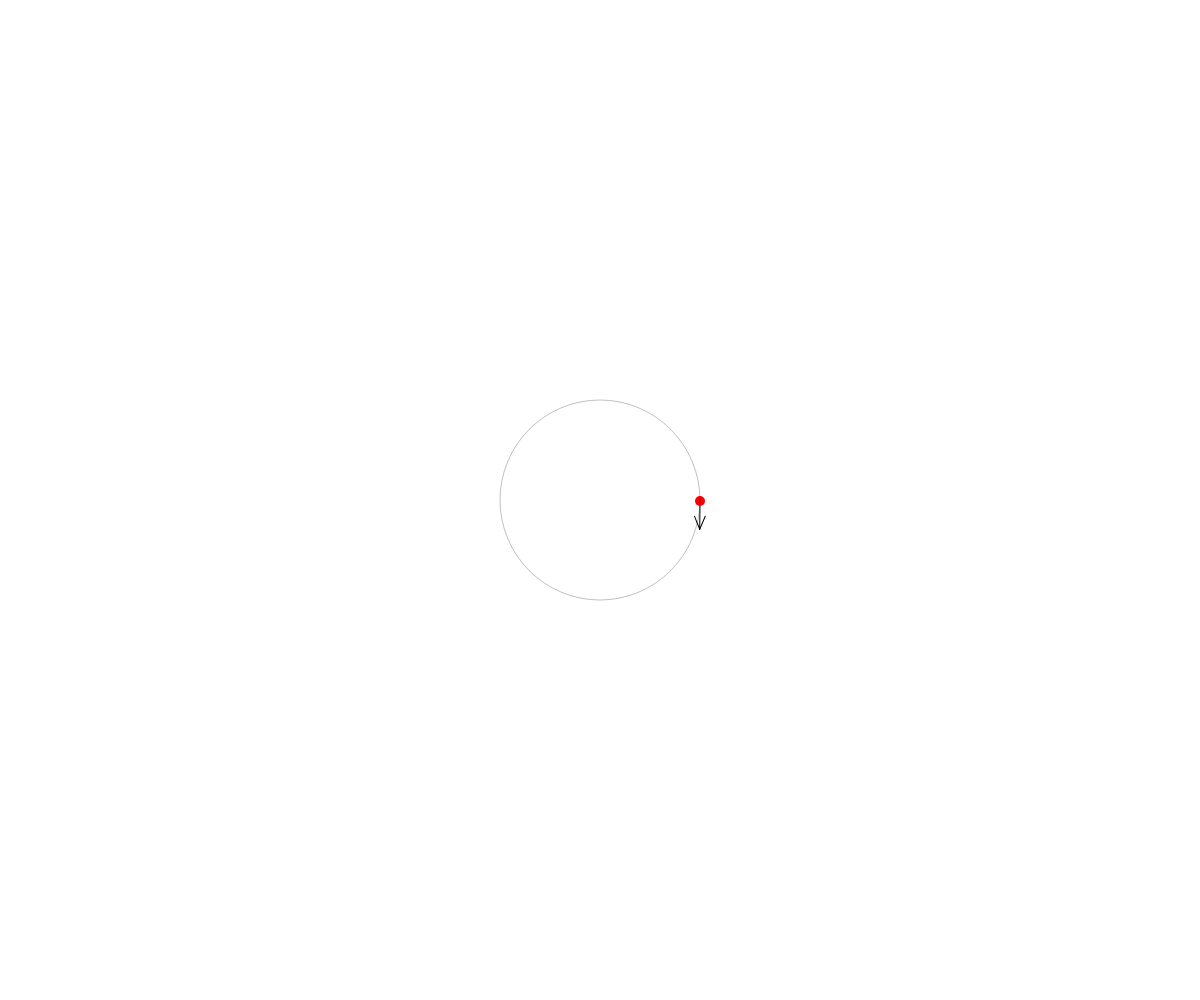
Frame 1 (no input)
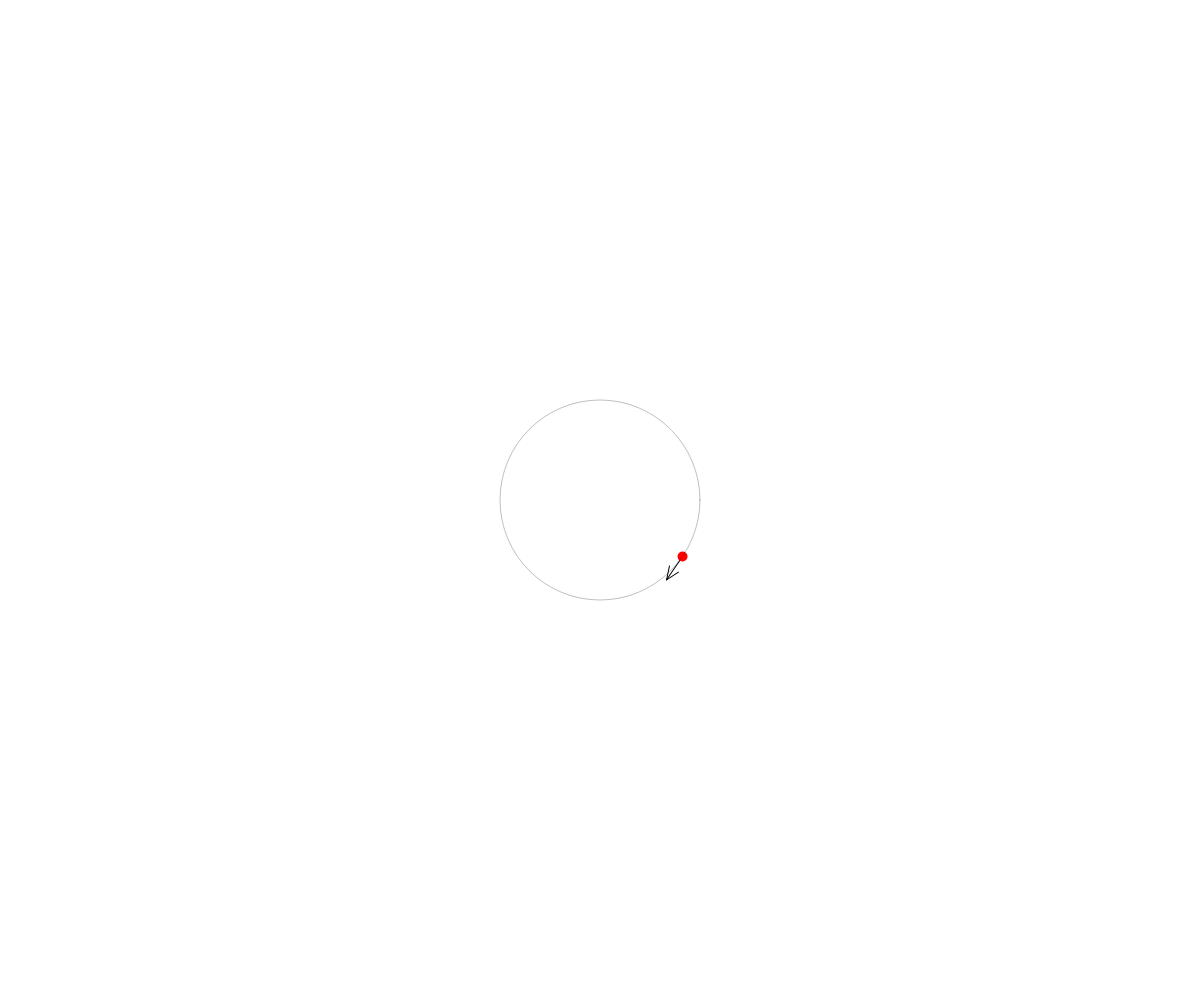
Frame 60 (no input)
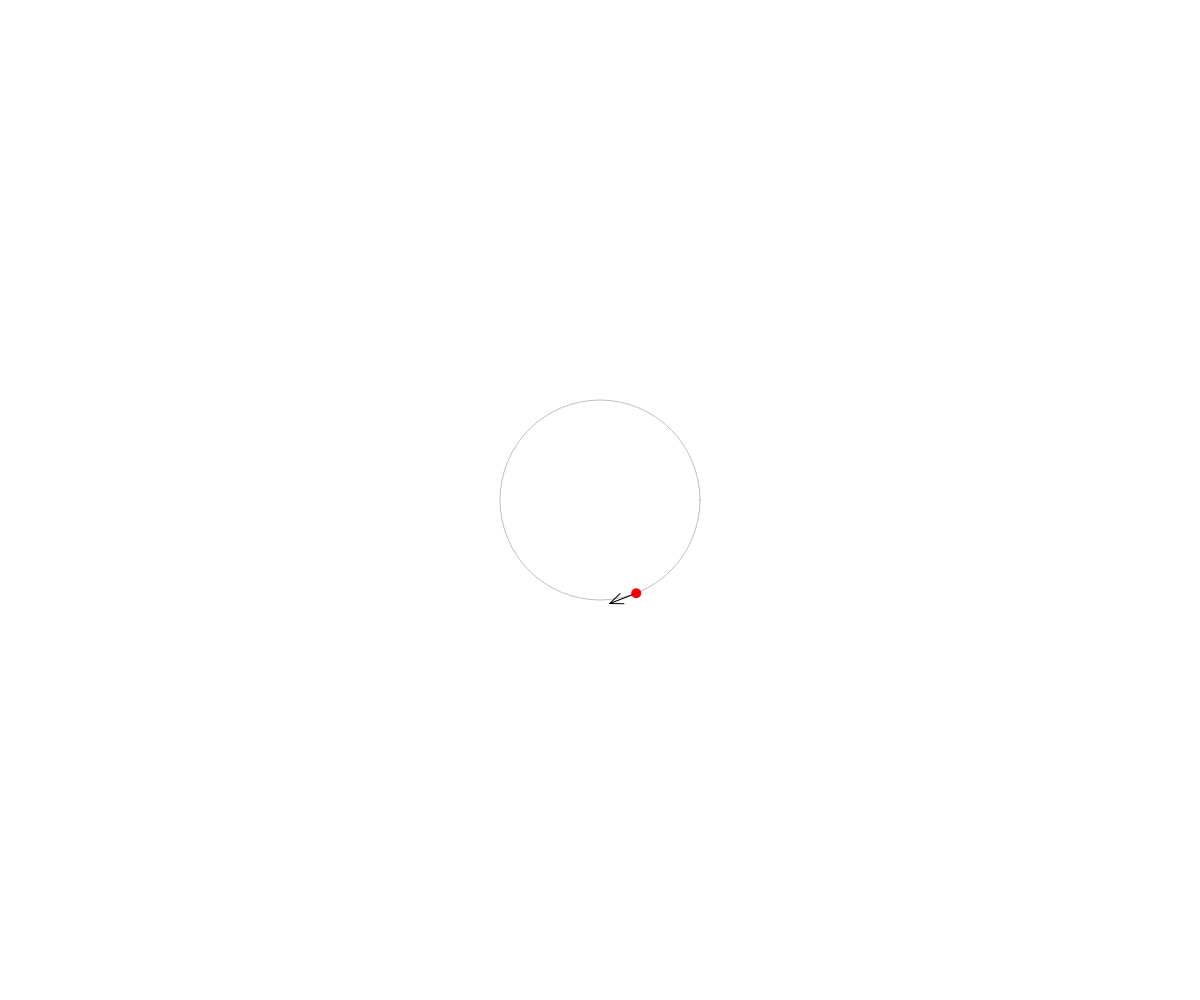
Frame 120 (the mouse pressed at the canvas centre since frame 60)

The p5.js sketch that drew these frames (run headless with seeded random() and noise() and a simulated clock; from frame 60 on, the mouse is pressed at the canvas centre):

// p5.js sketch
// ── sketch.js
/* Mimi Yin, NYU-ITP
Visualizing how direction is constantly
changing as you move around a circle.
*/
let x, y, r, centerX, centerY;

function setup() {
  createCanvas(windowWidth, windowHeight);
  centerX = width/2;
  centerY = height/2;
  r = 100;
  noStroke();
}

function draw() {
  background(255);

  //Move
  x = (cos(frameCount*0.01)*r) + centerX;
  y = (sin(frameCount*0.01)*r) + centerY;

  // Draw the tangent
  let len = 20;
  stroke(0, 255)
  push();
  translate(x, y);
  rotate((frameCount*0.01) + PI/4);
  line(0, 0, len, len);
  push();
  translate(len, len);
  rotate(PI/8);
  line(0, 0, -10, -10);
  pop();
  push()
  translate(len, len);
  rotate(-PI/8);
  line(0, 0, -10, -10);
  pop();
  pop();

  //Ellipse moving around circle
  fill(255, 0, 0);
  noStroke();
  ellipse(x, y, 10, 10);

  // Draw3
  stroke(0, 64);
  noFill();
  ellipse(centerX, centerY, r*2, r*2);
}
